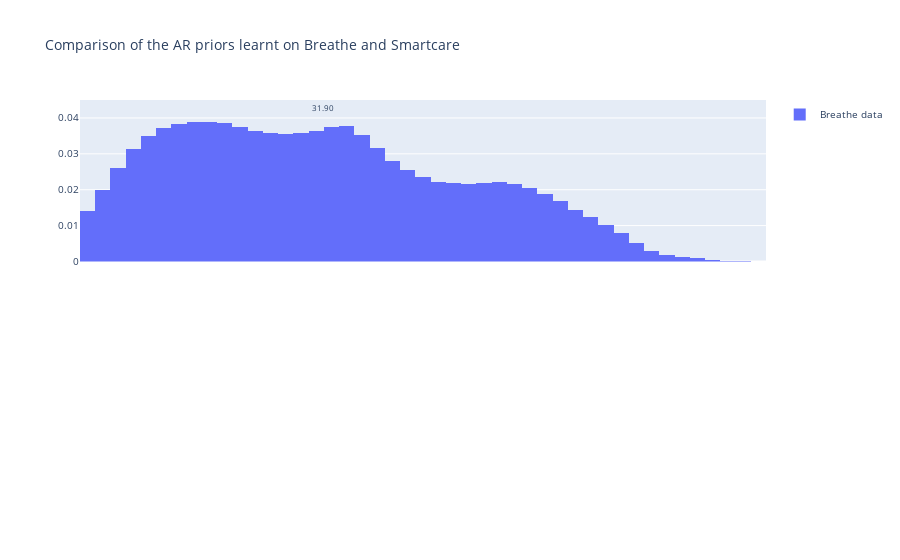

Notebook code for this chart:
### Code cell
title = f"Comparison of the AR priors learnt on Breathe and Smartcare"

fig = make_subplots(rows=2, cols=1, shared_xaxes=True)
ih.plot_histogram(fig, AR, ar_dist_BR, AR.a, AR.b, 1, 1, None)
# name trace to breathe data
fig.data[0].name = "Breathe data"
# ih.plot_histogram(fig, AR, ar_dist_SC, AR.a, AR.b, 2, 1, AR.name)
# fig.data[1].name = "Smartcare data"
fig.update_layout(showlegend=True, font=dict(size=10), title=title)
fig.write_image(dh.get_path_to_main() + f"PlotsCrossStudies/{title}.pdf")
fig.show()

### Figure 1 — Plotly figure (JSON) as saved in the notebook; plotly's stock layout.template omitted (floating-point values rounded to 4 significant figures)
{"data": [{"histfunc": "sum", "name": "Breathe data", "type": "histogram", "x": [0, 2, 4, 6, 8, 10, 12, 14, 16, 18, 20, 22, 24, 26, 28, 30, 32, 34, 36, 38, 40, 42, 44, 46, 48, 50, 52, 54, 56, 58, 60, 62, 64, 66, 68, 70, 72, 74, 76, 78, 80, 82, 84, 86, 88], "xaxis": "x", "xbins": {"end": 90, "size": 2, "start": 0}, "y": [0.01406, 0.01996, 0.02603, 0.03128, 0.03495, 0.03716, 0.03844, 0.03901, 0.03899, 0.0385, 0.03749, 0.03646, 0.03583, 0.03567, 0.03578, 0.0364, 0.03749, 0.03763, 0.03534, 0.03171, 0.0281, 0.02537, 0.02347, 0.02211, 0.0218, 0.02172, 0.02196, 0.02208, 0.02153, 0.0206, 0.01891, 0.01675, 0.01431, 0.01248, 0.01017, 0.007859, 0.005248, 0.003002, 0.0017, 0.001234, 0.0009017, 0.0004245, 9.405e-05, 8.64e-06, 2.185e-07], "yaxis": "y"}], "layout": {"annotations": [{"font": {"size": 8}, "showarrow": false, "text": "31.90", "x": 31.9, "xref": "x", "y": 0.04291, "yref": "y"}], "font": {"size": 10}, "showlegend": true, "title": {"text": "Comparison of the AR priors learnt on Breathe and Smartcare"}, "xaxis": {"anchor": "y", "domain": [0, 1], "matches": "x2", "nticks": 20, "range": [0, 90], "showticklabels": false, "title": {}}, "xaxis2": {"anchor": "y2", "domain": [0, 1]}, "yaxis": {"anchor": "x", "domain": [0.575, 1]}, "yaxis2": {"anchor": "x2", "domain": [0, 0.425]}}}
